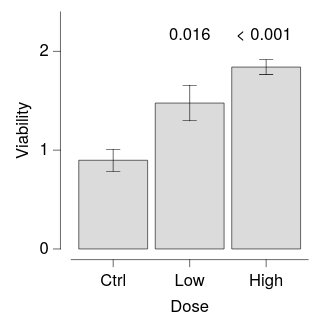

Vega-Lite specification for this chart:
### Vega-Lite specification from a JSON file in a GitHub repository (floating-point values rounded to 4 significant figures)
{"background": null, "config": {"arc": {"fill": "#DBDBDB", "fillOpacity": 1.0, "innerRadius": 25.0, "padAngle": 0.03, "stroke": "black", "strokeOpacity": 1, "strokeWidth": 0.25}, "area": {"fill": "#DBDBDB", "fillOpacity": 1.0, "stroke": "black", "strokeOpacity": 1, "strokeWidth": 0.25}, "axis": {"domain": true, "domainCap": "round", "domainColor": "black", "domainWidth": 0.25, "grid": false, "gridCap": "round", "gridColor": "#F1F1F1", "gridDash": [0, 0], "gridOpacity": 1.0, "gridWidth": 0.25, "labelColor": "black", "labelFont": "Helvetica Neue, HelveticaNeue, Helvetica, Arial, sans-serif", "labelFontSize": 7, "labelFontStyle": "normal", "labelFontWeight": 400, "offset": 4.5, "ticks": true, "tickCap": "round", "tickColor": "black", "tickRound": false, "tickSize": 3, "tickWidth": 0.25, "titleColor": "black", "titleFont": "Helvetica Neue, HelveticaNeue, Helvetica, Arial, sans-serif", "titleFontSize": 7, "titleFontStyle": "normal", "titleFontWeight": 400}, "axisX": {"domain": true, "labelAlign": "center", "labelAngle": 0, "labels": true, "ticks": true, "translate": 0}, "axisY": {"domain": true, "labelAlign": "right", "labelAngle": 0, "labels": true, "ticks": true, "translate": 0}, "axisRight": {"domain": true, "labelAlign": "left", "labelAngle": 0, "labels": true, "ticks": true, "translate": 0}, "axisTop": {"domain": true, "labelAlign": "center", "labelAngle": 0, "labels": true, "ticks": true, "translate": 0}, "axisBand": {"tickOffset": 0}, "bar": {"fill": "#DBDBDB", "fillOpacity": 1.0, "stroke": "black", "strokeOpacity": 1, "strokeWidth": 0.25}, "boxplot": {"size": 9.0, "ticks": {"cornerRadius": 0.25, "fill": "black", "opacity": 1, "size": 4.5, "thickness": 0.25}, "box": {"fillOpacity": 1.0, "stroke": "black", "strokeOpacity": 1, "strokeWidth": 0.25}, "median": {"cornerRadius": 0, "fill": "black", "fillOpacity": 1.0, "opacity": 1, "size": 9.0, "thickness": 0.25}, "rule": {"fill": "black", "fillOpacity": 1.0, "size": 10.0, "stroke": "black", "strokeDash": [0, 0], "strokeOpacity": 1, "strokeWidth": 0.25}, "outliers": {"color": "black", "fill": "black", "fillOpacity": 1.0, "size": 0, "stroke": "black", "strokeOpacity": 1, "strokeWidth": 0.25}}, "circle": {"fill": "black", "fillOpacity": 1.0, "size": 1.25, "stroke": null, "strokeOpacity": 1, "strokeWidth": 0.25}, "errorband": {"band": {"fillOpacity": 0.6, "stroke": null, "strokeWidth": 0.25, "strokeOpacity": 1}, "borders": {"opacity": 0, "strokeOpacity": 0.25, "strokeWidth": 1}}, "errorbar": {"opacity": 1, "rule": {"strokeDash": [0, 0], "strokeWidth": 0.25}, "ticks": {"color": "black", "cornerRadius": 0.125, "opacity": 1, "size": 6.0, "thickness": 0.25}, "thickness": 0.25}, "font": "Helvetica Neue, HelveticaNeue, Helvetica, Arial, sans-serif", "geoshape": {"fill": "#DBDBDB", "fillOpacity": 1.0, "stroke": "black", "strokeOpacity": 1, "strokeWidth": 0.25}, "header": {"labelColor": "black", "labelFont": "Helvetica Neue, HelveticaNeue, Helvetica, Arial, sans-serif", "labelFontSize": 7, "labelFontStyle": "normal", "labelFontWeight": 400, "titleColor": "black", "titleFont": "Helvetica Neue, HelveticaNeue, Helvetica, Arial, sans-serif", "titleFontSize": 7, "titleFontStyle": "normal", "titleFontWeight": 400, "titlePadding": 0}, "legend": {"disable": false, "offset": 4.5, "titlePadding": 4, "labelOffset": 2, "gradientLabelOffset": 2, "gradientLength": 50.0, "gradientThickness": 5.0, "gradientOpacity": 1.0, "gradientStrokeColor": "black", "gradientStrokeWidth": 0.25, "labelColor": "black", "labelFont": "Helvetica Neue, HelveticaNeue, Helvetica, Arial, sans-serif", "labelFontSize": 7, "labelFontStyle": "normal", "labelFontWeight": 400, "strokeColor": "black", "strokeWidth": 0, "symbolSize": 42, "symbolStrokeColor": "black", "symbolStrokeWidth": 0.25, "titleColor": "black", "titleFont": "Helvetica Neue, HelveticaNeue, Helvetica, Arial, sans-serif", "titleFontSize": 7, "titleFontStyle": "normal", "titleFontWeight": 400}, "line": {"color": "black", "stroke": "black", "strokeCap": "butt", "strokeDash": [0, 0], "strokeOpacity": 1, "strokeWidth": 0.5}, "point": {"filled": true, "fill": "#DBDBDB", "fillOpacity": 1.0, "size": 5.0, "stroke": "black", "strokeOpacity": 1, "strokeWidth": 0.25}, "range": {"category": ["#B2B2B2", "#636363", "#4A7CD3", "#008542", "#382864", "#509F98", "#284F93", "#005226", "#A398D6", "#173633"], "diverging": {"scheme": ["#443E60", "#5F597E", "#7C759B", "#9994B6", "#B7B4CC", "#D6D5DC", "#F6F6F6", "#D1DAD9", "#A4C2BF", "#7AA9A4", "#578E89", "#37736E", "#1B5954"]}, "heatmap": {"scheme": ["#32022B", "#43044D", "#4C196E", "#4D338C", "#484DA6", "#3A68BB", "#1D83CA", "#1D9CCB", "#23B5C9", "#28CDC5", "#4DE0B4", "#91EE9F"]}, "ordinal": {"scheme": ["#F1F1F1", "#DBDBDB", "#C6C6C6", "#B2B2B2", "#9D9D9D", "#898989", "#767676", "#636363", "#515151", "#404040", "#2F2F2F", "#1F1F1F"]}, "ramp": {"scheme": ["#32022B", "#43044D", "#4C196E", "#4D338C", "#484DA6", "#3A68BB", "#1D83CA", "#1D9CCB", "#23B5C9", "#28CDC5", "#4DE0B4", "#91EE9F"]}}, "rule": {"color": "black", "stroke": "black", "strokeCap": "round", "strokeDash": [2, 2], "strokeOpacity": 1, "strokeWidth": 0.25}, "scale": {"bandPaddingInner": 0.1, "bandPaddingOuter": 0.1, "round": false}, "rect": {"fill": "#DBDBDB", "fillOpacity": 1.0, "stroke": "black", "strokeOpacity": 1, "strokeWidth": 0.25}, "square": {"fill": "#DBDBDB", "fillOpacity": 1.0, "size": 10.0, "stroke": "black", "strokeOpacity": 1, "strokeWidth": 0.25}, "text": {"color": "black", "font": "Helvetica Neue, HelveticaNeue, Helvetica, Arial, sans-serif", "fontSize": 7, "fontStyle": "normal", "fontWeight": 400}, "tick": {"color": "black", "cornerRadius": 0.125, "opacity": 1.0, "size": 9.0, "thickness": 0.25}, "title": {"anchor": "middle", "frame": "group", "color": "black", "font": "Helvetica Neue, HelveticaNeue, Helvetica, Arial, sans-serif", "fontSize": 7, "fontStyle": "normal", "fontWeight": 400, "subtitleColor": "black", "subtitleFont": "Helvetica Neue, HelveticaNeue, Helvetica, Arial, sans-serif", "subtitleFontSize": "Helvetica Neue, HelveticaNeue, Helvetica, Arial, sans-serif", "subtitleFontStyle": "normal", "subtitleFontWeight": 400}, "trail": {"color": "black", "opacity": 1, "size": 0.5}, "view": {"continuousWidth": 100, "continuousHeight": 100, "discreteWidth": 100, "discreteHeight": 100, "fill": null, "stroke": null, "strokeWidth": 0.25}}, "layer": [{"mark": {"type": "bar"}, "encoding": {"x": {"field": "dose", "sort": ["Ctrl", "Low", "High"], "title": "Dose", "type": "nominal"}, "y": {"aggregate": "mean", "field": "viability", "scale": {"domain": [0, 2.3]}, "title": "Viability", "type": "quantitative"}}}, {"mark": {"type": "errorbar", "extent": "stderr"}, "encoding": {"x": {"field": "dose", "sort": ["Ctrl", "Low", "High"], "title": "Dose", "type": "nominal"}, "y": {"field": "viability", "title": "", "type": "quantitative"}}}, {"layer": [{"data": {"values": [{"y": 2.0, "label": "0.016", "__dysonsphere__": 1}]}, "mark": {"type": "text", "align": "center", "baseline": "bottom", "dy": -4.0, "fontSize": 7}, "encoding": {"text": {"field": "label", "type": "nominal"}, "x": {"value": 50.0}, "y": {"field": "y", "type": "quantitative"}}}, {"data": {"values": [{"y": 2.0, "label": "< 0.001", "__dysonsphere__": 1}]}, "mark": {"type": "text", "align": "center", "baseline": "bottom", "dy": -4.0, "fontSize": 7}, "encoding": {"text": {"field": "label", "type": "nominal"}, "x": {"value": 81.25}, "y": {"field": "y", "type": "quantitative"}}}], "name": "__dysonsphere_c0ebe661dbf00680_17"}], "data": {"name": "data-53d560687202bc8223572c14906b4733"}, "$schema": "https://vega.github.io/schema/vega-lite/v6.4.1.json", "datasets": {"data-53d560687202bc8223572c14906b4733": [{"dose": "Ctrl", "viability": 0.6792}, {"dose": "Ctrl", "viability": 0.4703}, {"dose": "Ctrl", "viability": 0.9007}, {"dose": "Ctrl", "viability": 1.168}, {"dose": "Ctrl", "viability": 1.454}, {"dose": "Ctrl", "viability": 1.044}, {"dose": "Ctrl", "viability": 0.7789}, {"dose": "Ctrl", "viability": 0.6861}, {"dose": "Low", "viability": 1.749}, {"dose": "Low", "viability": 2.104}, {"dose": "Low", "viability": 1.559}, {"dose": "Low", "viability": 0.9567}, {"dose": "Low", "viability": 1.067}, {"dose": "Low", "viability": 2.09}, {"dose": "Low", "viability": 1.531}, {"dose": "Low", "viability": 0.7571}, {"dose": "High", "viability": 1.967}, {"dose": "High", "viability": 1.535}, {"dose": "High", "viability": 1.748}, {"dose": "High", "viability": 1.805}, {"dose": "High", "viability": 1.715}, {"dose": "High", "viability": 2.221}, {"dose": "High", "viability": 1.975}, {"dose": "High", "viability": 1.764}]}}
